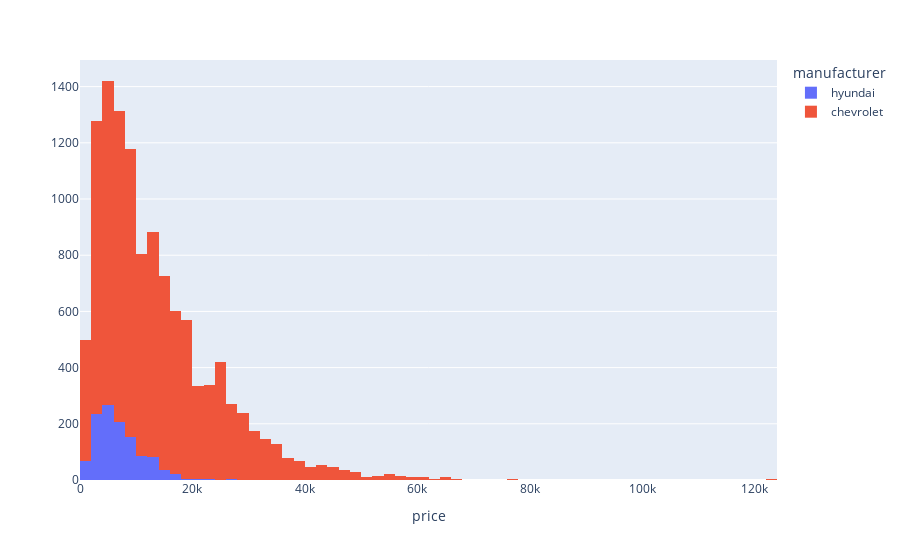

Write notebook code for a chart like this one.
### Code cell
fig = px.histogram(car_data[(car_data['manufacturer']==var_1) | (car_data['manufacturer']==var_2) & (car_data['price']>100)],
                  x='price',
                  color='manufacturer',
                  histnorm='percent' if check else '',
                  nbins=80,
                  )
fig.show()

### Figure 1 — Plotly figure (JSON) as saved in the notebook; plotly's stock layout.template omitted (floating-point values rounded to 4 significant figures; data arrays with more than 128 entries replaced by an {"elided": "..."} marker saying what was removed)
{"data": [{"alignmentgroup": "True", "bingroup": "x", "histnorm": "", "hovertemplate": "manufacturer=hyundai<br>price=%{x}<br>=%{y}<extra></extra>", "legendgroup": "hyundai", "marker": {"color": "#636efa", "pattern": {"shape": ""}}, "name": "hyundai", "nbinsx": 80, "offsetgroup": "hyundai", "orientation": "v", "showlegend": true, "type": "histogram", "x": {"elided": "1171 int values"}, "xaxis": "x", "yaxis": "y"}, {"alignmentgroup": "True", "bingroup": "x", "histnorm": "", "hovertemplate": "manufacturer=chevrolet<br>price=%{x}<br>=%{y}<extra></extra>", "legendgroup": "chevrolet", "marker": {"color": "#EF553B", "pattern": {"shape": ""}}, "name": "chevrolet", "nbinsx": 80, "offsetgroup": "chevrolet", "orientation": "v", "showlegend": true, "type": "histogram", "x": {"elided": "10611 int values"}, "xaxis": "x", "yaxis": "y"}], "layout": {"barmode": "relative", "legend": {"title": {"text": "manufacturer"}, "tracegroupgap": 0}, "margin": {"t": 60}, "xaxis": {"anchor": "y", "domain": [0, 1], "title": {"text": "price"}}, "yaxis": {"anchor": "x", "domain": [0, 1], "title": {"text": ""}}}}
